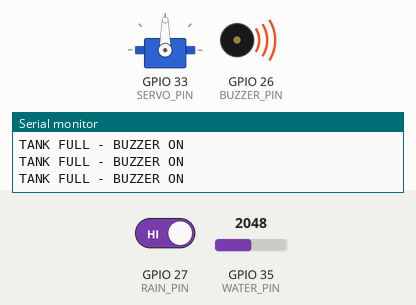
The sketch below on a simulated ESP32. Shown: servo, buzzer (waves = sounding, pin HIGH), the last lines printed to the serial monitor. Inputs (shaded band) come from the test bench; at power-on: GPIO 27 (RAIN_PIN) HIGH, GPIO 35 (WATER_PIN) = 2048.

Above: at 1.7 s.
1.8 s: GPIO 27 (RAIN_PIN) driven LOW
At 2.2 s:
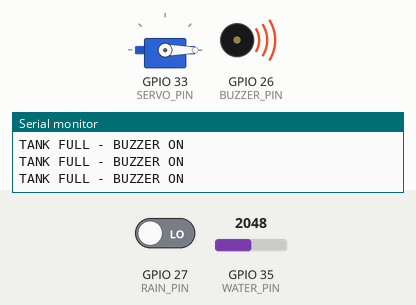
3.3 s: GPIO 35 (WATER_PIN) set to 1953
At 4.5 s:
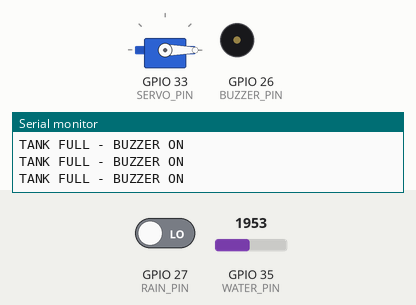
4.8 s: GPIO 35 (WATER_PIN) set to 2040
At 5.9 s:
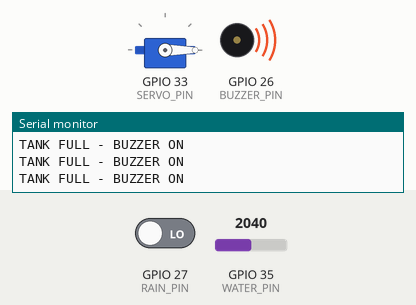
6.3 s: GPIO 35 (WATER_PIN) set to 1960
At 7.2 s:
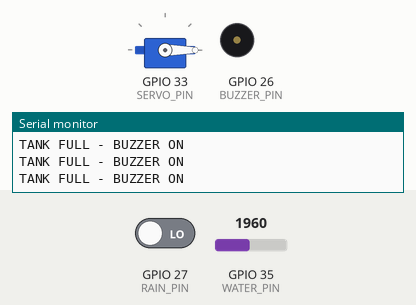
7.8 s: GPIO 27 (RAIN_PIN) driven HIGH
At 8.4 s:
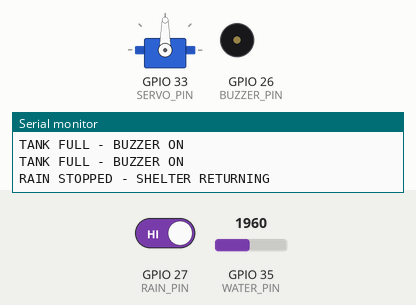
Timing chart, 0 to 10.3 s (numbered marks = the images above; inputs shaded):
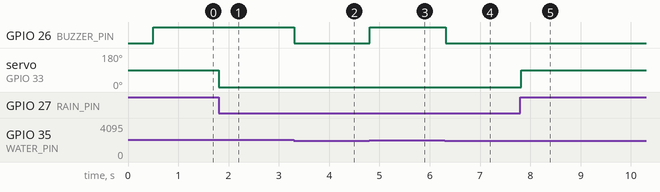

Measured:
- the behaviour switches between 2000 and 1999 on GPIO 35 (WATER_PIN) (found by bisection; images 1 and 2)
- after the input at 1.8 s, servo on GPIO 33 (SERVO_PIN): 90° → 0° at once
- after the input at 3.3 s, GPIO 26 (BUZZER_PIN): HIGH → LOW at once
- after the input at 4.8 s, GPIO 26 (BUZZER_PIN): LOW → HIGH at once
- after the input at 6.3 s, GPIO 26 (BUZZER_PIN): HIGH → LOW at once
- after the input at 7.8 s, servo on GPIO 33 (SERVO_PIN): 0° → 90° at once

The sketch:

Smart_Clothes_Protection.ino.ino
```cpp
#include <ESP32Servo.h>

// ESP32 pin connections
#define RAIN_PIN   27
#define SERVO_PIN  33
#define WATER_PIN  35
#define BUZZER_PIN 26

Servo shelterServo;

// Servo positions for your shelter
const int RAIN_ANGLE = 0;
const int DRY_ANGLE  = 90;

// Adjust after checking water sensor readings
const int WATER_FULL_THRESHOLD = 2000;

int lastRainState = HIGH;

void setup() {
  Serial.begin(115200);

  pinMode(RAIN_PIN, INPUT);
  pinMode(BUZZER_PIN, OUTPUT);

  digitalWrite(BUZZER_PIN, LOW);

  // Initialize servo
  shelterServo.setPeriodHertz(50);
  shelterServo.attach(SERVO_PIN, 500, 2400);

  // Read rain sensor when system starts
  lastRainState = digitalRead(RAIN_PIN);

  // Set correct initial position
  if (lastRainState == LOW) {
    shelterServo.write(RAIN_ANGLE);
    Serial.println("Rain detected - Shelter covering");
  } else {
    shelterServo.write(DRY_ANGLE);
    Serial.println("No rain - Shelter in dry position");
  }

  delay(500);
  Serial.println("Rain Shelter System Started");
}

void loop() {
  int rainState = digitalRead(RAIN_PIN);
  int waterLevel = analogRead(WATER_PIN);

  // Rain starts: move roof to cover shelter
  if (rainState == LOW && lastRainState != LOW) {
    shelterServo.write(RAIN_ANGLE);
    Serial.println("RAIN DETECTED - SHELTER COVERING");
  }

  // Rain stops: return roof to dry position
  else if (rainState == HIGH && lastRainState != HIGH) {
    shelterServo.write(DRY_ANGLE);
    Serial.println("RAIN STOPPED - SHELTER RETURNING");
  }

  lastRainState = rainState;

  // Tank full: turn buzzer ON
  if (waterLevel >= WATER_FULL_THRESHOLD) {
    digitalWrite(BUZZER_PIN, HIGH);
    Serial.println("TANK FULL - BUZZER ON");
  } else {
    digitalWrite(BUZZER_PIN, LOW);
  }

  delay(100);
}
```
